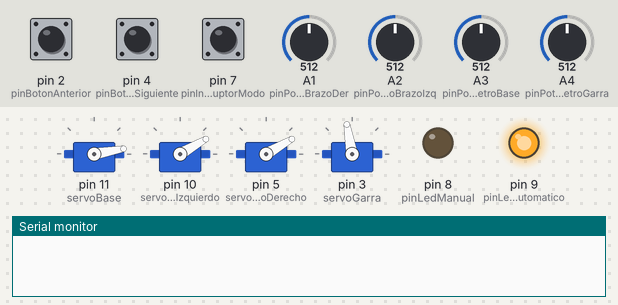
The sketch below on a simulated Arduino Uno, built with avr-gcc and run on an emulated ATmega328P. On the bench: 4 × servo, output pins drawn as LEDs (lit = HIGH), the last lines printed to the serial monitor. Inputs (shaded band) come from the test bench; at power-on: pin 2 (pinBotonAnterior) HIGH, pin 7 (pinInterruptorModo) HIGH, pin 4 (pinBotonSiguiente) HIGH, A1 (pinPotenciometroBrazoDer) = 512, A2 (pinPotenciometroBrazoIzq) = 512, A3 (pinPotenciometroBase) = 512, A4 (pinPotenciometroGarra) = 512.

Above: at 1.2 s.
1.3 s: pin 2 (pinBotonAnterior) pulled LOW for 1 s
At 3.3 s:
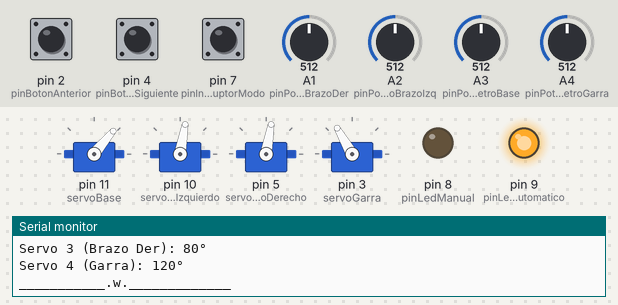
4.0 s: pin 7 (pinInterruptorModo) pulled LOW for 3.2 s
At 4.6 s:
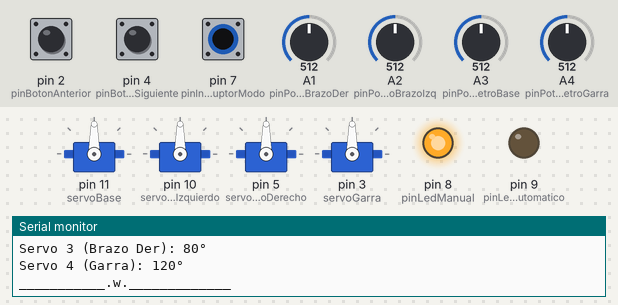
8.7 s: pin 4 (pinBotonSiguiente) pulled LOW for 3.2 s
At 10.79 s:
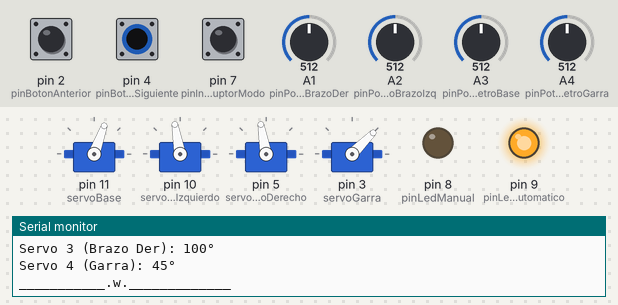
13.4 s: pin 4 (pinBotonSiguiente) pulled LOW for 0.15 s
At 14.0 s:
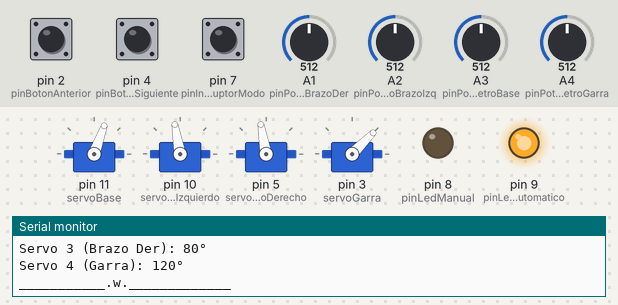
15.2 s: pin 4 (pinBotonSiguiente) pulled LOW for 1 s
At 15.65 s:
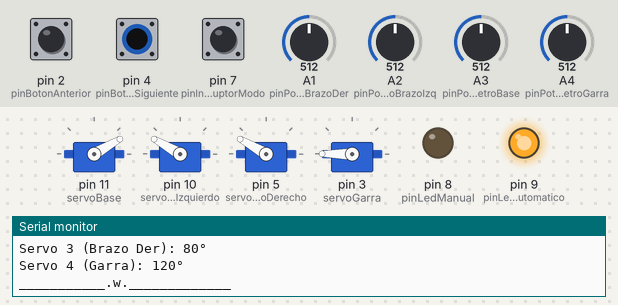
17.7 s: pin 2 (pinBotonAnterior) driven LOW and pin 4 (pinBotonSiguiente) driven LOW
Timing chart, 0 to 20.7 s (numbered marks = the images above; inputs shaded):
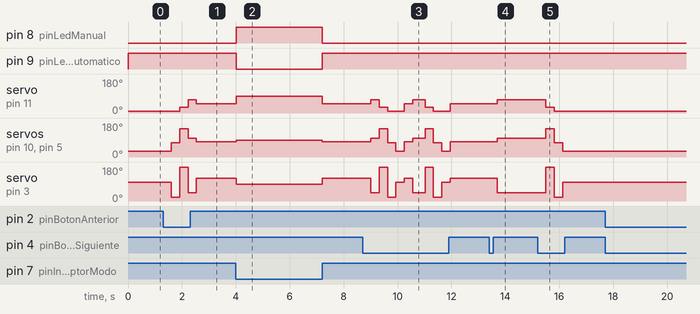

Measured:
- after the input at 1.3 s, servo on pin 11 (servoBase): 10° → 30° after 0.62 s, → 70° 0.31 s later, → 50° 0.31 s later; servo on pin 10 (servoBrazoIzquierdo): 30° → 75° after 0.31 s, → 150° 0.31 s later, → 100° 0.31 s later, → 80° 0.31 s later
- after the input at 4.0 s, pin 8 (pinLedManual): LOW → HIGH at once, → LOW 3.2 s later; pin 9 (pinLedAutomatico): HIGH → LOW at once, → HIGH 3.2 s later
- after the input at 8.7 s, servo on pin 11 (servoBase): 50° → 70° after 0.31 s, → 30° 0.31 s later, → 10° 0.31 s later, → 50° 0.62 s later, … (8 changes in this stretch); servo on pin 10 (servoBrazoIzquierdo): 80° → 100° after 0.31 s, → 150° 0.31 s later, → 75° 0.31 s later, → 30° 0.31 s later, … (10 changes in this stretch)
- after the input at 13.4 s, servo on pin 11 (servoBase): 50° → 70° after 0.30 s; servo on pin 10 (servoBrazoIzquierdo), servo on pin 5 (servoBrazoDerecho): 80° → 100° after 0.30 s; servo on pin 3 (servoGarra): 120° → 45° after 0.30 s
- after the input at 15.2 s, servo on pin 11 (servoBase): 70° → 30° after 0.30 s, → 10° 0.31 s later; servo on pin 10 (servoBrazoIzquierdo), servo on pin 5 (servoBrazoDerecho): 100° → 150° after 0.30 s, → 75° 0.31 s later, → 30° 0.31 s later; servo on pin 3 (servoGarra): 45° → 180° after 0.30 s, → 20° 0.31 s later, → 100° 0.31 s later

The sketch:

Proyecto_2.ino
```cpp
// Sophia Franke | 23030
// Dulce Ovando  | 23441
//Proyecto II
//Electrónica Digital I

#include <Servo.h>

Servo servoBase, servoBrazoIzquierdo, servoBrazoDerecho, servoGarra;

const int pinPotenciometroBase = A3;
const int pinPotenciometroBrazoIzq = A2;
const int pinPotenciometroBrazoDer = A1;
const int pinPotenciometroGarra = A4;

const int pinBotonSiguiente = 4;
const int pinBotonAnterior = 2;
const int pinInterruptorModo = 7;

const int pinLedManual = 8;
const int pinLedAutomatico = 9;

int rutinaActual = 0;

//Modo automático con rutinas preestablecidas mediante pushbuttons
void modoAutomatico() {
  digitalWrite(pinLedAutomatico, HIGH);
  digitalWrite(pinLedManual, LOW);

  // Cambio de rutina con botones cíclica
  if (digitalRead(pinBotonSiguiente) == LOW) {
    rutinaActual = (rutinaActual + 1) % 5;
    delay(300);
  }

  if (digitalRead(pinBotonAnterior) == LOW) {
    rutinaActual = (rutinaActual - 1 + 5) % 5;
    delay(300);
  }

  // Ejecutar rutina según el número actual
  switch (rutinaActual) {
    case 0:
      servoBase.write(10);
      servoBrazoIzquierdo.write(30);
      servoBrazoDerecho.write(30);
      servoGarra.write(100);
      break;
    case 1:
      servoBase.write(50);
      servoBrazoIzquierdo.write(80);
      servoBrazoDerecho.write(80);
      servoGarra.write(120);
      break;
    case 2:
      servoBase.write(70);
      servoBrazoIzquierdo.write(100);
      servoBrazoDerecho.write(100);
      servoGarra.write(45);
      break;
    case 3:
      servoBase.write(30);
      servoBrazoIzquierdo.write(150);
      servoBrazoDerecho.write(150);
      servoGarra.write(180);
      break;
    case 4:
      servoBase.write(10);
      servoBrazoIzquierdo.write(75);
      servoBrazoDerecho.write(75);
      servoGarra.write(20);
      break;
  }
}

//modo manual mediante potenciómetros
void modoManual() {
  digitalWrite(pinLedAutomatico, LOW);
  digitalWrite(pinLedManual, HIGH);

//mapeo de la lectura de los potencióemtros. Constrain para que no se pasen de 180°
  int posBase = constrain(map(analogRead(pinPotenciometroBase), 0, 1023, 0, 180), 0, 180);
  int posIzq = constrain(map(analogRead(pinPotenciometroBrazoIzq), 0, 1023, 0, 180), 0, 180);
  int posDer = constrain(map(analogRead(pinPotenciometroBrazoDer), 0, 1023, 0, 180), 0, 180);
  int posGarra = constrain(map(analogRead(pinPotenciometroGarra), 0, 1023, 0, 180), 0, 180);

//Cambio de los servos a la posición establecida por el potenciómetro
  servoBase.write(posBase);
  servoBrazoIzquierdo.write(posIzq);
  servoBrazoDerecho.write(posDer);
  servoGarra.write(posGarra);
}

//Impresión del estado en el monitor serial
void imprimirEstado() {
  static unsigned long ultimoTiempoImpresion = 0;
  const unsigned long intervaloImpresion = 2500; //impresión cada 2.5 segundos para que se vea más refinado.

  if (millis() - ultimoTiempoImpresion >= intervaloImpresion) {
    Serial.println("\n=== ESTADO ACTUAL ===");
    Serial.print("Modo: ");
    Serial.println(digitalRead(pinInterruptorModo) ? "Automático" : "Manual");

    if (digitalRead(pinInterruptorModo)) {
      Serial.print("Rutina actual: ");
      Serial.println(rutinaActual + 1);
    }

    Serial.println("Posiciones servos:");
    Serial.print("Servo 1 (Base): ");
    Serial.print(servoBase.read());
    Serial.println("°");

    Serial.print("Servo 2 (Brazo Izq): ");
    Serial.print(servoBrazoIzquierdo.read());
    Serial.println("°");

    Serial.print("Servo 3 (Brazo Der): ");
    Serial.print(servoBrazoDerecho.read());
    Serial.println("°");

    Serial.print("Servo 4 (Garra): ");
    Serial.print(servoGarra.read());
    Serial.println("°");

    Serial.println("___________.w._____________");

    ultimoTiempoImpresion = millis();
  }
}

void setup() {
  Serial.begin(9600);

  servoBase.attach(11);
  servoBrazoIzquierdo.attach(10);
  servoBrazoDerecho.attach(5);
  servoGarra.attach(3);

  pinMode(pinBotonSiguiente, INPUT_PULLUP);
  pinMode(pinBotonAnterior, INPUT_PULLUP);
  pinMode(pinInterruptorModo, INPUT_PULLUP);

  pinMode(pinLedManual, OUTPUT);
  pinMode(pinLedAutomatico, OUTPUT);
}

void loop() {
  if (digitalRead(pinInterruptorModo)) {
    modoAutomatico();
  } else {
    modoManual();
  }

  imprimirEstado();
  delay(10);
}
```
